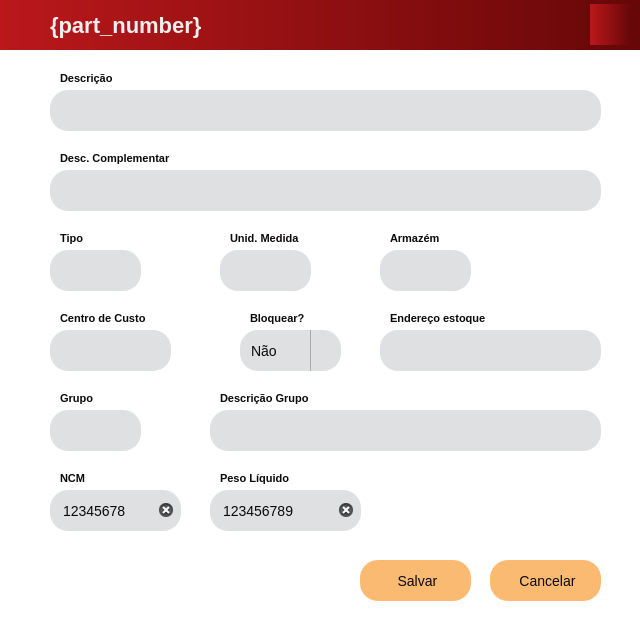
<?xml version="1.0" encoding="UTF-8"?>
<ui version="4.0">
 <class>EditProductWindow</class>
 <widget class="QDialog" name="EditProductWindow">
  <property name="geometry">
   <rect>
    <x>0</x>
    <y>0</y>
    <width>640</width>
    <height>639</height>
   </rect>
  </property>
  <property name="sizePolicy">
   <sizepolicy hsizetype="Fixed" vsizetype="Fixed">
    <horstretch>0</horstretch>
    <verstretch>0</verstretch>
   </sizepolicy>
  </property>
  <property name="windowTitle">
   <string>Alterar produto</string>
  </property>
  <property name="windowIcon">
   <iconset resource="../static/resource.qrc">
    <normaloff>:/image/image/LOGO.jpeg</normaloff>:/image/image/LOGO.jpeg</iconset>
  </property>
  <property name="styleSheet">
   <string notr="true">* {
    background-color: #ffffff;
	font-style: &quot;Segoe UI&quot;;
 	color: #0B090A;
}

QLabel {
    color: #0B090A;
    font-size: 12px;
    font-weight: bold;
}

QLineEdit {
    background-color: #DFE0E2;
    padding-left: 15px;
    border-radius: 18px;
	font-size: 18px;
}

QPushButton {
    background-color: #fbba72;
    border: 2px;
    border-radius: 18px;
    font-size: 14px;
    font-weight: regular;
}

QPushButton:hover {
    background-color: #399918;
    color: #EEEEEE
}

QPushButton:pressed {
    background-color: #6703c5;
    color: #EEEEEE;
}
</string>
  </property>
  <widget class="QWidget" name="window_title_bar" native="true">
   <property name="geometry">
    <rect>
     <x>0</x>
     <y>0</y>
     <width>641</width>
     <height>51</height>
    </rect>
   </property>
   <property name="styleSheet">
    <string notr="true">* {
background-color: qlineargradient(spread:pad, x1:0, y1:0, x2:1, y2:0, stop:0 rgba(186, 24, 27, 255), stop:1 rgba(102, 7, 8, 255));
}</string>
   </property>
   <widget class="QLabel" name="type_label">
    <property name="geometry">
     <rect>
      <x>50</x>
      <y>0</y>
      <width>261</width>
      <height>51</height>
     </rect>
    </property>
    <property name="font">
     <font>
      <pointsize>-1</pointsize>
      <weight>75</weight>
      <bold>true</bold>
     </font>
    </property>
    <property name="styleSheet">
     <string notr="true">QLabel {
	background-color: transparent;
    color: #EEEEEE;
    font-size: 22px;
    font-weight: regular;
	font-style: &quot;Segoe UI&quot;;
}</string>
    </property>
    <property name="text">
     <string>{part_number}</string>
    </property>
   </widget>
   <widget class="QLabel" name="enaplic_logo">
    <property name="geometry">
     <rect>
      <x>590</x>
      <y>4</y>
      <width>41</width>
      <height>41</height>
     </rect>
    </property>
    <property name="text">
     <string/>
    </property>
    <property name="pixmap">
     <pixmap resource="../static/resource.qrc">:/image/image/LOGO.jpeg</pixmap>
    </property>
    <property name="scaledContents">
     <bool>true</bool>
    </property>
   </widget>
  </widget>
  <widget class="QWidget" name="main_area" native="true">
   <property name="geometry">
    <rect>
     <x>0</x>
     <y>50</y>
     <width>641</width>
     <height>591</height>
    </rect>
   </property>
   <property name="sizePolicy">
    <sizepolicy hsizetype="Fixed" vsizetype="Fixed">
     <horstretch>0</horstretch>
     <verstretch>0</verstretch>
    </sizepolicy>
   </property>
   <property name="font">
    <font>
     <family>Segoe UI</family>
    </font>
   </property>
   <property name="toolTipDuration">
    <number>-4</number>
   </property>
   <property name="styleSheet">
    <string notr="true">* {
    background-color: #ffffff;
	font-style: 'Segoe UI';
}

QLabel, QCheckBox {
    color: #0B090A;
    font-size: 11px;
    font-weight: bold;
}

QLabel#logo-enaplic {
    margin: 5px 0;
}

QLineEdit {
    background-color: #DFE0E2;
    padding-left: 11px;
    border-radius: 18px;
	font-size: 14px;
}

QDateEdit, QComboBox {
    background-color: #DFE0E2;
    padding-left: 11px;
    border-radius: 18px;
    height: 20px;
    font-size: 14px;
}

QDateEdit::drop-down, QComboBox::drop-down {
    subcontrol-origin: padding;
    subcontrol-position: top right;
    width: 30px;
    border-left-width: 1px;
    border-left-color: darkgray;
    border-left-style: solid;
    border-top-right-radius: 3px;
    border-bottom-right-radius: 3px;
}

QDateEdit::down-arrow, QComboBox::down-arrow {
    image: url(../static/icon/arrow.png);
    width: 10px;
    height: 10px;
}

QTableWidget {
    border: 1px solid #000000;
    background-color: #686D76;
    padding-left: 10px;
    margin-bottom: 15px;
}

QTableWidget QHeaderView::section {
    background-color: #262626;
    color: #A7A6A6;
    padding: 5px;
    height: 18px;
}

QTableWidget QHeaderView::section:horizontal {
    border-top: 1px solid #333;
}

QTableWidget::item {
    background-color: #363636;
    color: #fff;
    font-weight: bold;
    padding-right: 8px;
    padding-left: 8px;
}

QTableWidget::item:selected {
    background-color: #000000;
    color: #EEEEEE;
    font-weight: bold;
}</string>
   </property>
   <widget class="QLineEdit" name="desc_comp_field">
    <property name="geometry">
     <rect>
      <x>50</x>
      <y>120</y>
      <width>551</width>
      <height>41</height>
     </rect>
    </property>
    <property name="minimumSize">
     <size>
      <width>301</width>
      <height>41</height>
     </size>
    </property>
    <property name="font">
     <font>
      <pointsize>-1</pointsize>
     </font>
    </property>
    <property name="focusPolicy">
     <enum>Qt::ClickFocus</enum>
    </property>
    <property name="inputMask">
     <string/>
    </property>
    <property name="text">
     <string/>
    </property>
    <property name="maxLength">
     <number>60</number>
    </property>
    <property name="clearButtonEnabled">
     <bool>true</bool>
    </property>
   </widget>
   <widget class="QLineEdit" name="tipo_field">
    <property name="geometry">
     <rect>
      <x>50</x>
      <y>200</y>
      <width>91</width>
      <height>41</height>
     </rect>
    </property>
    <property name="minimumSize">
     <size>
      <width>10</width>
      <height>41</height>
     </size>
    </property>
    <property name="font">
     <font>
      <pointsize>-1</pointsize>
     </font>
    </property>
    <property name="tabletTracking">
     <bool>false</bool>
    </property>
    <property name="focusPolicy">
     <enum>Qt::ClickFocus</enum>
    </property>
    <property name="inputMask">
     <string/>
    </property>
    <property name="text">
     <string/>
    </property>
    <property name="maxLength">
     <number>2</number>
    </property>
    <property name="echoMode">
     <enum>QLineEdit::Normal</enum>
    </property>
    <property name="clearButtonEnabled">
     <bool>true</bool>
    </property>
   </widget>
   <widget class="QLabel" name="desc_comp_label">
    <property name="geometry">
     <rect>
      <x>60</x>
      <y>100</y>
      <width>131</width>
      <height>16</height>
     </rect>
    </property>
    <property name="font">
     <font>
      <pointsize>-1</pointsize>
      <weight>75</weight>
      <bold>true</bold>
     </font>
    </property>
    <property name="text">
     <string>Desc. Complementar</string>
    </property>
   </widget>
   <widget class="QLabel" name="tipo_label">
    <property name="geometry">
     <rect>
      <x>60</x>
      <y>180</y>
      <width>51</width>
      <height>16</height>
     </rect>
    </property>
    <property name="font">
     <font>
      <pointsize>-1</pointsize>
      <weight>75</weight>
      <bold>true</bold>
     </font>
    </property>
    <property name="text">
     <string>Tipo</string>
    </property>
   </widget>
   <widget class="QPushButton" name="btn_close">
    <property name="geometry">
     <rect>
      <x>490</x>
      <y>510</y>
      <width>111</width>
      <height>41</height>
     </rect>
    </property>
    <property name="minimumSize">
     <size>
      <width>0</width>
      <height>41</height>
     </size>
    </property>
    <property name="font">
     <font>
      <pointsize>-1</pointsize>
     </font>
    </property>
    <property name="focusPolicy">
     <enum>Qt::TabFocus</enum>
    </property>
    <property name="styleSheet">
     <string notr="true">QPushButton {
    background-color: #fbba72;
    border: 2px;
    border-radius: 18px;
    font-size: 14px;
    font-weight: regular;
}

QPushButton:hover {
    background-color: #d60000;
    color: #EEEEEE
}

QPushButton:pressed {
    background-color: #6703c5;
    color: #EEEEEE;
}

</string>
    </property>
    <property name="text">
     <string> Cancelar</string>
    </property>
    <property name="icon">
     <iconset resource="../static/resource.qrc">
      <normaloff>:/icon/icon/excluir (1).png</normaloff>:/icon/icon/excluir (1).png</iconset>
    </property>
    <property name="iconSize">
     <size>
      <width>16</width>
      <height>16</height>
     </size>
    </property>
   </widget>
   <widget class="QLabel" name="descricao_label">
    <property name="geometry">
     <rect>
      <x>60</x>
      <y>20</y>
      <width>61</width>
      <height>16</height>
     </rect>
    </property>
    <property name="font">
     <font>
      <pointsize>-1</pointsize>
      <weight>75</weight>
      <bold>true</bold>
     </font>
    </property>
    <property name="text">
     <string>Descrição</string>
    </property>
   </widget>
   <widget class="QLineEdit" name="descricao_field">
    <property name="geometry">
     <rect>
      <x>50</x>
      <y>40</y>
      <width>551</width>
      <height>41</height>
     </rect>
    </property>
    <property name="minimumSize">
     <size>
      <width>301</width>
      <height>41</height>
     </size>
    </property>
    <property name="font">
     <font>
      <pointsize>-1</pointsize>
     </font>
    </property>
    <property name="focusPolicy">
     <enum>Qt::ClickFocus</enum>
    </property>
    <property name="accessibleDescription">
     <string/>
    </property>
    <property name="inputMask">
     <string/>
    </property>
    <property name="text">
     <string/>
    </property>
    <property name="maxLength">
     <number>100</number>
    </property>
    <property name="clearButtonEnabled">
     <bool>true</bool>
    </property>
   </widget>
   <widget class="QLineEdit" name="um_field">
    <property name="geometry">
     <rect>
      <x>220</x>
      <y>200</y>
      <width>91</width>
      <height>41</height>
     </rect>
    </property>
    <property name="minimumSize">
     <size>
      <width>10</width>
      <height>41</height>
     </size>
    </property>
    <property name="font">
     <font>
      <pointsize>-1</pointsize>
     </font>
    </property>
    <property name="focusPolicy">
     <enum>Qt::ClickFocus</enum>
    </property>
    <property name="inputMask">
     <string/>
    </property>
    <property name="text">
     <string/>
    </property>
    <property name="maxLength">
     <number>2</number>
    </property>
    <property name="echoMode">
     <enum>QLineEdit::Normal</enum>
    </property>
    <property name="clearButtonEnabled">
     <bool>true</bool>
    </property>
   </widget>
   <widget class="QLabel" name="um_label">
    <property name="geometry">
     <rect>
      <x>230</x>
      <y>180</y>
      <width>81</width>
      <height>16</height>
     </rect>
    </property>
    <property name="font">
     <font>
      <pointsize>-1</pointsize>
      <weight>75</weight>
      <bold>true</bold>
     </font>
    </property>
    <property name="text">
     <string>Unid. Medida</string>
    </property>
   </widget>
   <widget class="QLabel" name="armazem_label">
    <property name="geometry">
     <rect>
      <x>390</x>
      <y>180</y>
      <width>61</width>
      <height>16</height>
     </rect>
    </property>
    <property name="font">
     <font>
      <pointsize>-1</pointsize>
      <weight>75</weight>
      <bold>true</bold>
     </font>
    </property>
    <property name="text">
     <string>Armazém</string>
    </property>
   </widget>
   <widget class="QPushButton" name="btn_save">
    <property name="geometry">
     <rect>
      <x>360</x>
      <y>510</y>
      <width>111</width>
      <height>41</height>
     </rect>
    </property>
    <property name="minimumSize">
     <size>
      <width>0</width>
      <height>41</height>
     </size>
    </property>
    <property name="font">
     <font>
      <pointsize>-1</pointsize>
     </font>
    </property>
    <property name="focusPolicy">
     <enum>Qt::TabFocus</enum>
    </property>
    <property name="styleSheet">
     <string notr="true">QPushButton {
    background-color: #fbba72;
    border: 2px;
    border-radius: 18px;
    font-size: 14px;
    font-weight: regular;
}

QPushButton:hover {
    background-color: #399918;
    color: #EEEEEE
}
QPushButton:pressed {
    background-color: #6703c5;
    color: #EEEEEE;
}

</string>
    </property>
    <property name="text">
     <string> Salvar</string>
    </property>
    <property name="icon">
     <iconset resource="../static/resource.qrc">
      <normaloff>:/icon/icon/icons8-salvar-50.png</normaloff>:/icon/icon/icons8-salvar-50.png</iconset>
    </property>
    <property name="iconSize">
     <size>
      <width>16</width>
      <height>16</height>
     </size>
    </property>
   </widget>
   <widget class="QLineEdit" name="grupo_field">
    <property name="geometry">
     <rect>
      <x>50</x>
      <y>360</y>
      <width>91</width>
      <height>41</height>
     </rect>
    </property>
    <property name="minimumSize">
     <size>
      <width>10</width>
      <height>41</height>
     </size>
    </property>
    <property name="font">
     <font>
      <pointsize>-1</pointsize>
     </font>
    </property>
    <property name="focusPolicy">
     <enum>Qt::ClickFocus</enum>
    </property>
    <property name="inputMask">
     <string/>
    </property>
    <property name="text">
     <string/>
    </property>
    <property name="maxLength">
     <number>4</number>
    </property>
    <property name="echoMode">
     <enum>QLineEdit::Normal</enum>
    </property>
    <property name="clearButtonEnabled">
     <bool>true</bool>
    </property>
   </widget>
   <widget class="QLabel" name="grupo_label">
    <property name="geometry">
     <rect>
      <x>60</x>
      <y>340</y>
      <width>81</width>
      <height>16</height>
     </rect>
    </property>
    <property name="font">
     <font>
      <pointsize>-1</pointsize>
      <weight>75</weight>
      <bold>true</bold>
     </font>
    </property>
    <property name="text">
     <string>Grupo</string>
    </property>
   </widget>
   <widget class="QLineEdit" name="desc_grupo_field">
    <property name="geometry">
     <rect>
      <x>210</x>
      <y>360</y>
      <width>391</width>
      <height>41</height>
     </rect>
    </property>
    <property name="minimumSize">
     <size>
      <width>10</width>
      <height>41</height>
     </size>
    </property>
    <property name="font">
     <font>
      <pointsize>-1</pointsize>
     </font>
    </property>
    <property name="focusPolicy">
     <enum>Qt::ClickFocus</enum>
    </property>
    <property name="inputMask">
     <string/>
    </property>
    <property name="text">
     <string/>
    </property>
    <property name="maxLength">
     <number>30</number>
    </property>
    <property name="echoMode">
     <enum>QLineEdit::Normal</enum>
    </property>
    <property name="readOnly">
     <bool>true</bool>
    </property>
    <property name="clearButtonEnabled">
     <bool>false</bool>
    </property>
   </widget>
   <widget class="QLabel" name="desc_grupo_label">
    <property name="geometry">
     <rect>
      <x>220</x>
      <y>340</y>
      <width>101</width>
      <height>16</height>
     </rect>
    </property>
    <property name="font">
     <font>
      <pointsize>-1</pointsize>
      <weight>75</weight>
      <bold>true</bold>
     </font>
    </property>
    <property name="text">
     <string>Descrição Grupo</string>
    </property>
   </widget>
   <widget class="QLabel" name="cc_label">
    <property name="geometry">
     <rect>
      <x>60</x>
      <y>260</y>
      <width>101</width>
      <height>16</height>
     </rect>
    </property>
    <property name="font">
     <font>
      <pointsize>-1</pointsize>
      <weight>75</weight>
      <bold>true</bold>
     </font>
    </property>
    <property name="text">
     <string>Centro de Custo</string>
    </property>
   </widget>
   <widget class="QComboBox" name="bloquear_combobox">
    <property name="geometry">
     <rect>
      <x>240</x>
      <y>280</y>
      <width>101</width>
      <height>41</height>
     </rect>
    </property>
    <property name="sizePolicy">
     <sizepolicy hsizetype="Fixed" vsizetype="Fixed">
      <horstretch>0</horstretch>
      <verstretch>0</verstretch>
     </sizepolicy>
    </property>
    <property name="minimumSize">
     <size>
      <width>10</width>
      <height>41</height>
     </size>
    </property>
    <property name="font">
     <font>
      <pointsize>-1</pointsize>
     </font>
    </property>
    <property name="cursor">
     <cursorShape>ArrowCursor</cursorShape>
    </property>
    <property name="focusPolicy">
     <enum>Qt::ClickFocus</enum>
    </property>
    <property name="maxCount">
     <number>10</number>
    </property>
    <property name="insertPolicy">
     <enum>QComboBox::InsertAlphabetically</enum>
    </property>
    <property name="iconSize">
     <size>
      <width>32</width>
      <height>32</height>
     </size>
    </property>
    <item>
     <property name="text">
      <string>Não</string>
     </property>
    </item>
    <item>
     <property name="text">
      <string>Sim</string>
     </property>
    </item>
   </widget>
   <widget class="QLabel" name="bloquear_label">
    <property name="geometry">
     <rect>
      <x>250</x>
      <y>260</y>
      <width>101</width>
      <height>16</height>
     </rect>
    </property>
    <property name="font">
     <font>
      <pointsize>-1</pointsize>
      <weight>75</weight>
      <bold>true</bold>
     </font>
    </property>
    <property name="text">
     <string>Bloquear?</string>
    </property>
   </widget>
   <widget class="QLineEdit" name="endereco_field">
    <property name="geometry">
     <rect>
      <x>380</x>
      <y>280</y>
      <width>221</width>
      <height>41</height>
     </rect>
    </property>
    <property name="minimumSize">
     <size>
      <width>10</width>
      <height>41</height>
     </size>
    </property>
    <property name="font">
     <font>
      <pointsize>-1</pointsize>
     </font>
    </property>
    <property name="tabletTracking">
     <bool>false</bool>
    </property>
    <property name="focusPolicy">
     <enum>Qt::ClickFocus</enum>
    </property>
    <property name="inputMask">
     <string/>
    </property>
    <property name="text">
     <string/>
    </property>
    <property name="maxLength">
     <number>6</number>
    </property>
    <property name="echoMode">
     <enum>QLineEdit::Normal</enum>
    </property>
    <property name="clearButtonEnabled">
     <bool>true</bool>
    </property>
   </widget>
   <widget class="QLabel" name="endereco_label">
    <property name="geometry">
     <rect>
      <x>390</x>
      <y>260</y>
      <width>111</width>
      <height>16</height>
     </rect>
    </property>
    <property name="font">
     <font>
      <pointsize>-1</pointsize>
      <weight>75</weight>
      <bold>true</bold>
     </font>
    </property>
    <property name="text">
     <string>Endereço estoque</string>
    </property>
   </widget>
   <widget class="QLineEdit" name="armazem_field">
    <property name="geometry">
     <rect>
      <x>380</x>
      <y>200</y>
      <width>91</width>
      <height>41</height>
     </rect>
    </property>
    <property name="minimumSize">
     <size>
      <width>10</width>
      <height>41</height>
     </size>
    </property>
    <property name="font">
     <font>
      <pointsize>-1</pointsize>
     </font>
    </property>
    <property name="tabletTracking">
     <bool>false</bool>
    </property>
    <property name="focusPolicy">
     <enum>Qt::ClickFocus</enum>
    </property>
    <property name="inputMask">
     <string/>
    </property>
    <property name="text">
     <string/>
    </property>
    <property name="maxLength">
     <number>6</number>
    </property>
    <property name="echoMode">
     <enum>QLineEdit::Normal</enum>
    </property>
    <property name="clearButtonEnabled">
     <bool>true</bool>
    </property>
   </widget>
   <widget class="QLineEdit" name="cc_field">
    <property name="geometry">
     <rect>
      <x>50</x>
      <y>280</y>
      <width>121</width>
      <height>41</height>
     </rect>
    </property>
    <property name="minimumSize">
     <size>
      <width>10</width>
      <height>41</height>
     </size>
    </property>
    <property name="font">
     <font>
      <pointsize>-1</pointsize>
     </font>
    </property>
    <property name="tabletTracking">
     <bool>false</bool>
    </property>
    <property name="focusPolicy">
     <enum>Qt::ClickFocus</enum>
    </property>
    <property name="inputMask">
     <string/>
    </property>
    <property name="text">
     <string/>
    </property>
    <property name="maxLength">
     <number>9</number>
    </property>
    <property name="echoMode">
     <enum>QLineEdit::Normal</enum>
    </property>
    <property name="clearButtonEnabled">
     <bool>true</bool>
    </property>
   </widget>
   <widget class="QPushButton" name="btn_search_tipo">
    <property name="geometry">
     <rect>
      <x>145</x>
      <y>200</y>
      <width>41</width>
      <height>41</height>
     </rect>
    </property>
    <property name="minimumSize">
     <size>
      <width>0</width>
      <height>41</height>
     </size>
    </property>
    <property name="font">
     <font>
      <pointsize>-1</pointsize>
     </font>
    </property>
    <property name="focusPolicy">
     <enum>Qt::TabFocus</enum>
    </property>
    <property name="styleSheet">
     <string notr="true">QPushButton {
    background-color: #fff;
    border: 2px;
    border-radius: 18px;
    font-size: 14px;
    font-weight: regular;
}

QPushButton:hover {
    background-color: transparent;
    color: #EEEEEE
}

QPushButton:pressed {
    background-color: transparent;
    color: #EEEEEE;
}</string>
    </property>
    <property name="text">
     <string/>
    </property>
    <property name="icon">
     <iconset resource="../static/resource.qrc">
      <normaloff>:/icon/icon/lupa (2).png</normaloff>:/icon/icon/lupa (2).png</iconset>
    </property>
    <property name="iconSize">
     <size>
      <width>32</width>
      <height>32</height>
     </size>
    </property>
   </widget>
   <widget class="QPushButton" name="btn_search_um">
    <property name="geometry">
     <rect>
      <x>315</x>
      <y>200</y>
      <width>41</width>
      <height>41</height>
     </rect>
    </property>
    <property name="minimumSize">
     <size>
      <width>0</width>
      <height>41</height>
     </size>
    </property>
    <property name="font">
     <font>
      <pointsize>-1</pointsize>
     </font>
    </property>
    <property name="focusPolicy">
     <enum>Qt::TabFocus</enum>
    </property>
    <property name="styleSheet">
     <string notr="true">QPushButton {
    background-color: #fff;
    border: 2px;
    border-radius: 18px;
    font-size: 14px;
    font-weight: regular;
}

QPushButton:hover {
    background-color: transparent;
    color: #EEEEEE
}

QPushButton:pressed {
    background-color: transparent;
    color: #EEEEEE;
}</string>
    </property>
    <property name="text">
     <string/>
    </property>
    <property name="icon">
     <iconset resource="../static/resource.qrc">
      <normaloff>:/icon/icon/lupa (2).png</normaloff>:/icon/icon/lupa (2).png</iconset>
    </property>
    <property name="iconSize">
     <size>
      <width>32</width>
      <height>32</height>
     </size>
    </property>
   </widget>
   <widget class="QPushButton" name="btn_search_arm">
    <property name="geometry">
     <rect>
      <x>475</x>
      <y>200</y>
      <width>41</width>
      <height>41</height>
     </rect>
    </property>
    <property name="minimumSize">
     <size>
      <width>0</width>
      <height>41</height>
     </size>
    </property>
    <property name="font">
     <font>
      <pointsize>-1</pointsize>
     </font>
    </property>
    <property name="focusPolicy">
     <enum>Qt::TabFocus</enum>
    </property>
    <property name="styleSheet">
     <string notr="true">QPushButton {
    background-color: #fff;
    border: 2px;
    border-radius: 18px;
    font-size: 14px;
    font-weight: regular;
}

QPushButton:hover {
    background-color: transparent;
    color: #EEEEEE
}

QPushButton:pressed {
    background-color: transparent;
    color: #EEEEEE;
}</string>
    </property>
    <property name="text">
     <string/>
    </property>
    <property name="icon">
     <iconset resource="../static/resource.qrc">
      <normaloff>:/icon/icon/lupa (2).png</normaloff>:/icon/icon/lupa (2).png</iconset>
    </property>
    <property name="iconSize">
     <size>
      <width>32</width>
      <height>32</height>
     </size>
    </property>
   </widget>
   <widget class="QPushButton" name="btn_search_cc">
    <property name="geometry">
     <rect>
      <x>175</x>
      <y>280</y>
      <width>41</width>
      <height>41</height>
     </rect>
    </property>
    <property name="minimumSize">
     <size>
      <width>0</width>
      <height>41</height>
     </size>
    </property>
    <property name="font">
     <font>
      <pointsize>-1</pointsize>
     </font>
    </property>
    <property name="focusPolicy">
     <enum>Qt::TabFocus</enum>
    </property>
    <property name="styleSheet">
     <string notr="true">QPushButton {
    background-color: #fff;
    border: 2px;
    border-radius: 18px;
    font-size: 14px;
    font-weight: regular;
}

QPushButton:hover {
    background-color: transparent;
    color: #EEEEEE
}

QPushButton:pressed {
    background-color: transparent;
    color: #EEEEEE;
}</string>
    </property>
    <property name="text">
     <string/>
    </property>
    <property name="icon">
     <iconset resource="../static/resource.qrc">
      <normaloff>:/icon/icon/lupa (2).png</normaloff>:/icon/icon/lupa (2).png</iconset>
    </property>
    <property name="iconSize">
     <size>
      <width>32</width>
      <height>32</height>
     </size>
    </property>
   </widget>
   <widget class="QPushButton" name="btn_search_grupo">
    <property name="geometry">
     <rect>
      <x>145</x>
      <y>360</y>
      <width>41</width>
      <height>41</height>
     </rect>
    </property>
    <property name="minimumSize">
     <size>
      <width>0</width>
      <height>41</height>
     </size>
    </property>
    <property name="font">
     <font>
      <pointsize>-1</pointsize>
     </font>
    </property>
    <property name="focusPolicy">
     <enum>Qt::TabFocus</enum>
    </property>
    <property name="styleSheet">
     <string notr="true">QPushButton {
    background-color: #fff;
    border: 2px;
    border-radius: 18px;
    font-size: 14px;
    font-weight: regular;
}

QPushButton:hover {
    background-color: transparent;
    color: #EEEEEE
}

QPushButton:pressed {
    background-color: transparent;
    color: #EEEEEE;
}</string>
    </property>
    <property name="text">
     <string/>
    </property>
    <property name="icon">
     <iconset resource="../static/resource.qrc">
      <normaloff>:/icon/icon/lupa (2).png</normaloff>:/icon/icon/lupa (2).png</iconset>
    </property>
    <property name="iconSize">
     <size>
      <width>32</width>
      <height>32</height>
     </size>
    </property>
   </widget>
   <widget class="QLabel" name="logo_enaplic_50">
    <property name="geometry">
     <rect>
      <x>50</x>
      <y>490</y>
      <width>121</width>
      <height>101</height>
     </rect>
    </property>
    <property name="text">
     <string/>
    </property>
    <property name="pixmap">
     <pixmap resource="../static/resource.qrc">:/image/image/logo_enaplic_50_anos.png</pixmap>
    </property>
    <property name="scaledContents">
     <bool>true</bool>
    </property>
   </widget>
   <widget class="QLineEdit" name="ncm_field">
    <property name="geometry">
     <rect>
      <x>50</x>
      <y>440</y>
      <width>131</width>
      <height>41</height>
     </rect>
    </property>
    <property name="minimumSize">
     <size>
      <width>10</width>
      <height>41</height>
     </size>
    </property>
    <property name="font">
     <font>
      <pointsize>-1</pointsize>
     </font>
    </property>
    <property name="tabletTracking">
     <bool>false</bool>
    </property>
    <property name="focusPolicy">
     <enum>Qt::StrongFocus</enum>
    </property>
    <property name="whatsThis">
     <string/>
    </property>
    <property name="inputMask">
     <string/>
    </property>
    <property name="text">
     <string>12345678</string>
    </property>
    <property name="maxLength">
     <number>8</number>
    </property>
    <property name="echoMode">
     <enum>QLineEdit::Normal</enum>
    </property>
    <property name="placeholderText">
     <string/>
    </property>
    <property name="clearButtonEnabled">
     <bool>true</bool>
    </property>
   </widget>
   <widget class="QLabel" name="ncm_label">
    <property name="geometry">
     <rect>
      <x>60</x>
      <y>420</y>
      <width>111</width>
      <height>16</height>
     </rect>
    </property>
    <property name="font">
     <font>
      <pointsize>-1</pointsize>
      <weight>75</weight>
      <bold>true</bold>
     </font>
    </property>
    <property name="text">
     <string>NCM</string>
    </property>
   </widget>
   <widget class="QLabel" name="peso_label">
    <property name="geometry">
     <rect>
      <x>220</x>
      <y>420</y>
      <width>111</width>
      <height>16</height>
     </rect>
    </property>
    <property name="font">
     <font>
      <pointsize>-1</pointsize>
      <weight>75</weight>
      <bold>true</bold>
     </font>
    </property>
    <property name="text">
     <string>Peso Líquido</string>
    </property>
   </widget>
   <widget class="QLineEdit" name="peso_field">
    <property name="geometry">
     <rect>
      <x>210</x>
      <y>440</y>
      <width>151</width>
      <height>41</height>
     </rect>
    </property>
    <property name="minimumSize">
     <size>
      <width>10</width>
      <height>41</height>
     </size>
    </property>
    <property name="font">
     <font>
      <pointsize>-1</pointsize>
     </font>
    </property>
    <property name="tabletTracking">
     <bool>false</bool>
    </property>
    <property name="focusPolicy">
     <enum>Qt::StrongFocus</enum>
    </property>
    <property name="whatsThis">
     <string/>
    </property>
    <property name="inputMask">
     <string/>
    </property>
    <property name="text">
     <string>123456789</string>
    </property>
    <property name="maxLength">
     <number>9</number>
    </property>
    <property name="echoMode">
     <enum>QLineEdit::Normal</enum>
    </property>
    <property name="placeholderText">
     <string/>
    </property>
    <property name="clearButtonEnabled">
     <bool>true</bool>
    </property>
   </widget>
  </widget>
 </widget>
 <resources>
  <include location="../static/resource.qrc"/>
 </resources>
 <connections/>
</ui>
